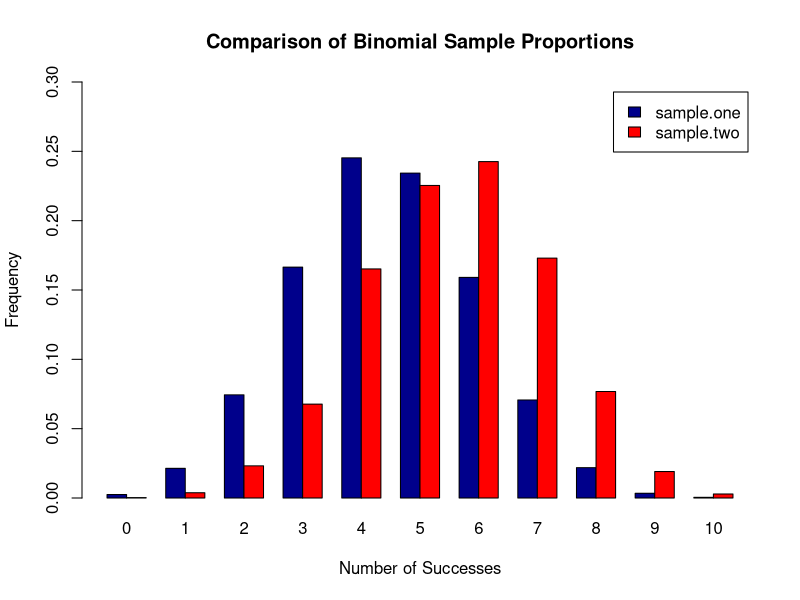
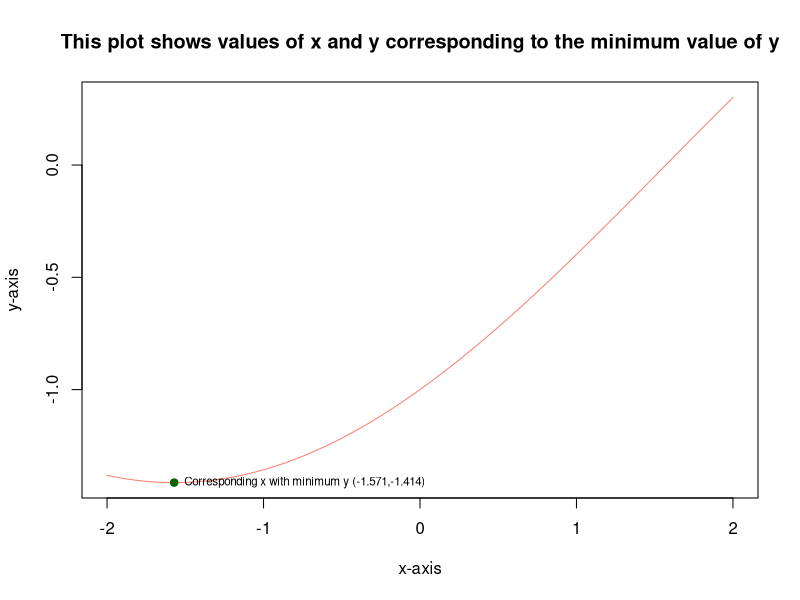
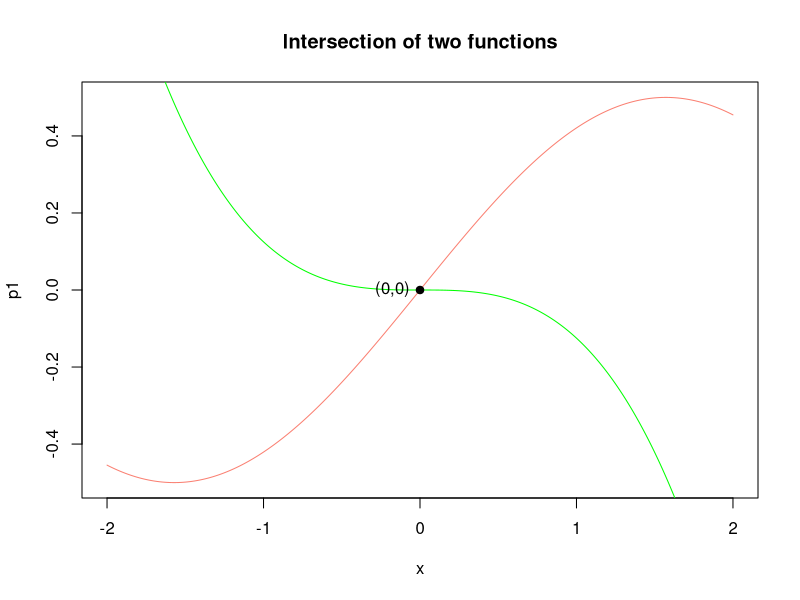
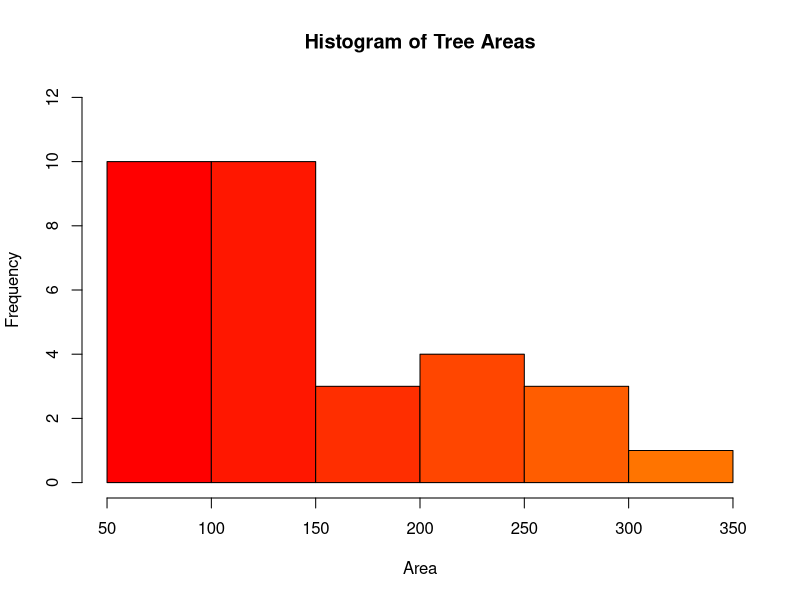
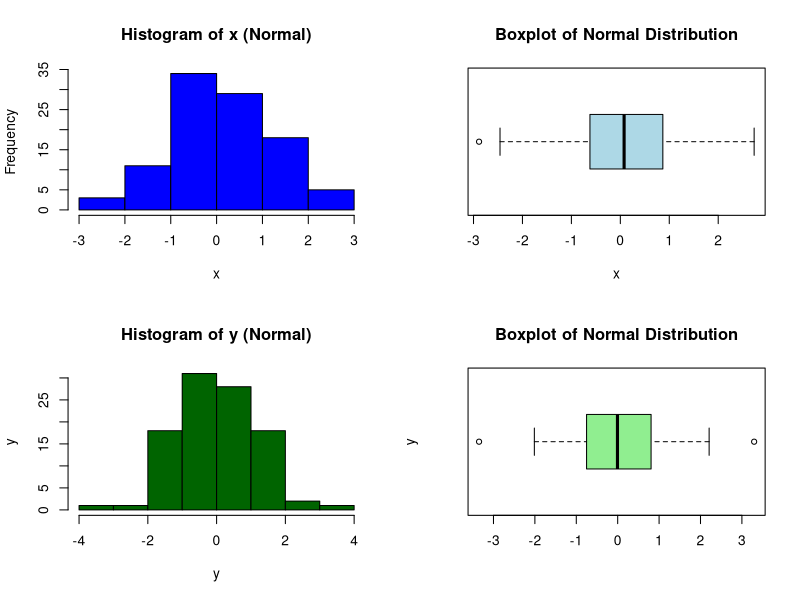
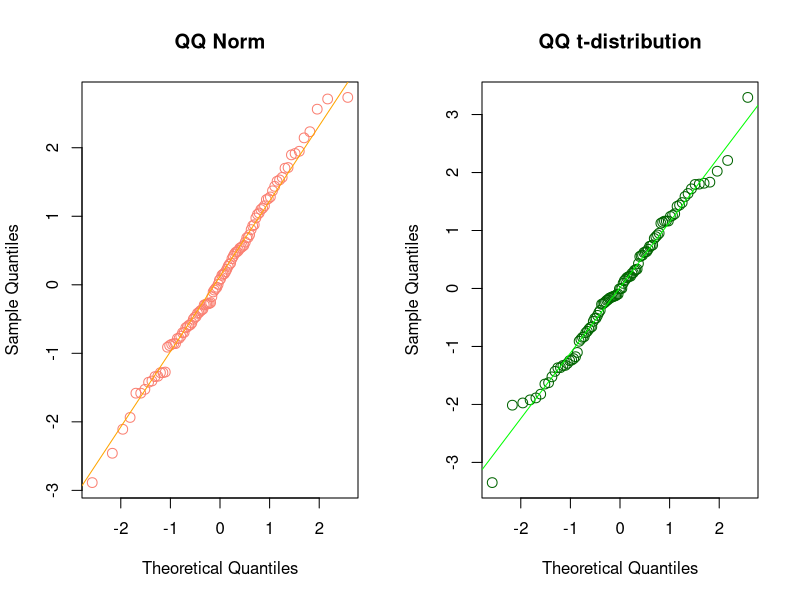

Generate these figures, in order, with R:
## ---- chunk 1
# DO NOT ADD OR REVISE CODE HERE
knitr::opts_chunk$set(echo = TRUE, eval = TRUE)

## ---- chunk 2
set.seed(123)
sample.one <- table(rbinom(10000, 10, 0.45)) / 10000
sample.two <- table(rbinom(10000, 10, 0.55)) / 10000

successes <- seq(0, 10)

sum(sample.one * successes) # [1] 4.4827
sum(sample.two * successes) # [1] 5.523
## ---- chunk 3
counts <- rbind(sample.one, sample.two)

barplot(counts, main = "Comparison of Binomial Sample Proportions", 
  ylab = "Frequency", ylim = c(0,0.3),xlab = "Number of Successes",
  beside = TRUE, col = c("darkblue","red"),legend = rownames(counts),
  names.arg = c("0", "1", "2", "3", "4", "5", "6", "7", "8", "9", "10"))
## ---- chunk 4

v1 <- 1:5
v2 <- sqrt(2)
v3 <- (17*14)
v4 <- rep(c(2.5, 5, 7.5), times = 3)
q1_vector <- c(v1, v2, v3, v4)
q1_vector

## ---- chunk 5
q1_vector_7 <-q1_vector[q1_vector <= 7]
q1_vector_7
length(q1_vector_7)
## ---- chunk 6
q1_vector_sorted <- sort(q1_vector, decreasing = FALSE) #Returns a vector, but not modifying the vector
#sum from 5th to 10th
vector_selection <- q1_vector_sorted[5:10]
#vector_selection
sum(vector_selection)

## ---- chunk 7
sum(q1_vector_sorted)
q1_vector_sqrd <- q1_vector_sorted^2
q1_vector_sqrd

#How many elements of q1_vector_sqrd are greater than 25
squared_count <- q1_vector_sqrd[q1_vector_sqrd > 25]
squared_count
length(squared_count)

## ---- chunk 8
q1_vector_short <- q1_vector[c(1, length(q1_vector))]
q1_vector_short
# Calculate the product of the elements in q1_vector_short
prod(q1_vector_short)

## ---- chunk 9
my_trig_function <- function(x) {
  
  y <- sin(x/2) - cos(x/2)
  
  return(y)
  
}

## ---- chunk 10
#5 Working with Vectors from Quick Start Guide for R
x <- seq(-2, 2,length=4001)
y <- my_trig_function(x)

#6 Descriptive Statistics from Quick Start Guide for R
#The which.max() and which.min() functions identify the location of the minimum and maximum values.
#value in the vector x that corresponds to the minimum value in the vector y

#Minimum of y
y_index <- which.min(y)
min_y <- y[y_index]
#corresponding x to the min y val
min_x <- x[y_index]

#simply rounding up
a <- round((min_y),3)
b <- round((min_x),3)

sprintf("Min value of Y %.3f", a)
sprintf("Corresponding value of X %.3f", b)
#sprintf is print for string formatting


## ---- chunk 11
#min_x and min_y are getting  x and y min values 
#plot(min_x,min_y)
x <- seq(-2, 2, length = 4001)
y <- my_trig_function(x)

min_index <- which.min(y)
# Find the corresponding value of x
min_x <- x[min_index]
min_y <- y[min_index]

#  y versus x
plot(x, y,type = "l", main = "This plot shows values of x and y corresponding to the minimum value of y", col = "salmon", xlab = "x-axis", ylab = "y-axis")


a <- round((min_y),3)
b <- round((min_x),3)
a #y= -1.414
b #x= -1.571
# Highlight the minimum value of y, text annotations may be added via *text()*
points(min_x, min_y, col = "darkgreen", pch = 19)
text(min_x, min_y,"Corresponding x with minimum y (-1.571,-1.414)",cex = 0.7, pos = 4)



## ---- chunk 12

x <- seq(-2, 2, length = 4001)

func_1 <- function(x) {
  return (cos(x / 2) * sin(x / 2))
}

func_2 <- function(x) {
  return (y2 <- -(x/2)^3)
}

#y points for both the functions
p1 <- func_1(x)
p2 <- func_2(x) 

#intersection 
intersection <- p1 == p2


intersection_x <- x[intersection]
intersection_y1 <- p1[intersection]
intersection_y2 <- p2[intersection]

#basic plotting the functions
plot(x,p1, type="l", col="salmon")
lines(x,p2, col = "green")

points(intersection_x, intersection_y1, col="black", pch =19)
#points(intersection_x, p2[intersection], col="blue", pch =19)

# simple printing
cat("x point", intersection_x,"\n")
cat("y1 point", intersection_y1,"\n")
cat("y2 point", intersection_y2,"\n")
text(intersection_x, intersection_y1,"(0,0)",pos =2)

title(main = 'Intersection of two functions')

## ---- chunk 13
data(trees)
str(trees)

apply(trees,2,mean)
#trees with Volume greater than the mean Volume
sum(trees$Volume > mean(trees$Volume))
## ---- chunk 14
#Convert each diameter to a radius, r
tree_radius <- trees$Girth/2
#cross-sectional area of each tree using pi times the squared radius
tree_area <- pi * tree_radius^2

IQR(tree_area)
## ---- chunk 15
classes = seq(10, 400, by = 35)

hist(tree_area, main = "Histogram of Tree Areas", xlab = "Area", ylab = "Frequency", col = heat.colors(15),ylim = c(0, 12))


## ---- chunk 16
df.area <- data.frame(tree_area)
trees[df.area$tree_area == max(tree_area), ]
## ---- chunk 17
set.seed(9999)
y <- rt(n = 100, df = 10)

set.seed(123)
x <- rnorm(n = 100, mean = 0, sd = 1.25)

merge <- cbind(x, y)
round(apply(merge, 2, IQR), 4)
## ---- chunk 18
par(mfrow = c(2, 2))

hist(x, col = "blue", main = "Histogram of x (Normal)", xlab = "x")
boxplot(x, col= "lightblue", main="Boxplot of Normal Distribution", xlab = "x", horizontal = TRUE)

hist(y, col = "darkgreen", main = "Histogram of y (Normal)", ylab = "y")
boxplot(y, col= "lightgreen", main="Boxplot of Normal Distribution", ylab = "y", horizontal = TRUE)
## ---- chunk 19
par(mfrow = c(1, 2))

#Present side-by-side QQ plots, one for each sample, using *qqnorm()* and *qqline()* - heaviertail for t-dist and lighttail for norm
qqnorm(x,col = "salmon", main = "QQ Norm",cex = 1.3)
qqline(x,col="orange")

qqnorm(y,col= "darkgreen",main='QQ t-distribution',cex = 1.3)
qqline(y,col= "green")


#any extreme outliers in either sample
#xtreme outliers are based on 3 multiplied by the IQR in the box plot. R uses a default value of 1.5 times the IQR to define outliers (not extreme) in both boxplot and boxplot stats.
boxplot.stats(x,coef=3)
boxplot.stats(y,coef=3)

# $out for both is 0 so there are no extreme outliers.

